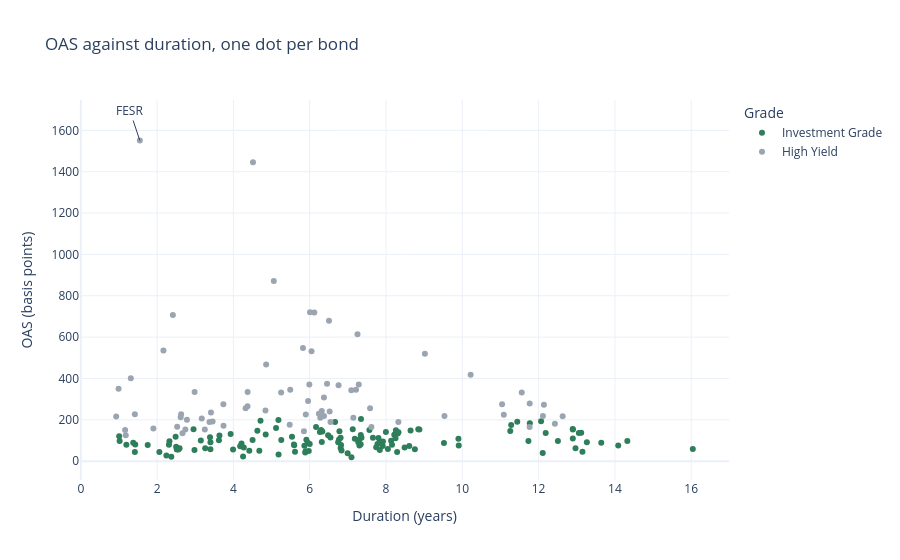

Notebook source saved alongside this figure:
### Markdown cell above
## 12.6 Interactive Charts With plotly

An **interactive chart** answers the mouse: rest on a dot for its values, drag to zoom, double-click to reset, click a legend name to hide it.
GitHub shows none of these, so a still picture sits under each.

### Point at a Bond

Q. Draw OAS against duration so that pointing at a dot names the bond.

### Code cell
# px is plotly.express: one call from a table, as with seaborn; white, in the house greens
import plotly.express as px
px.defaults.template = 'plotly_white'
px.defaults.color_discrete_sequence = ['#2E7D5B', '#9AA5B1']
# color= is plotly's hue=; hover_name= heads the box at a dot, hover_data= adds columns,
# labels= renames
fig = px.scatter(book, x='duration', y='oas', color='grade', hover_name='issuer',
                 hover_data=['ticker', 'rating'], title='OAS against duration, one dot per bond',
                 labels={'duration': 'Duration (years)', 'oas': 'OAS (basis points)',
                         'grade': 'Grade'})
# add_annotation(): a note at a point, in the axes' units; widest is the row with the largest OAS
# there is no ax: title and labels are arguments, and fig.show() draws the figure
widest = book.loc[book['oas'].idxmax()]
fig.add_annotation(x=widest['duration'], y=widest['oas'], text=widest['ticker'])
fig.show()

### Figure 1 — Plotly figure (JSON) as saved in the notebook; plotly's stock layout.template omitted (floating-point values rounded to 4 significant figures; data arrays with more than 128 entries replaced by an {"elided": "..."} marker saying what was removed)
{"data": [{"customdata": {"elided": "128x2 str values"}, "hovertemplate": "<b>%{hovertext}</b><br><br>Grade=Investment Grade<br>Duration (years)=%{x}<br>OAS (basis points)=%{y}<br>ticker=%{customdata[0]}<br>rating=%{customdata[1]}<extra></extra>", "hovertext": ["Bezane Finance", "Bezorin Finance", "Bezorin Finance", "Bezimer Power", "Bruxamyth Brands", "Bruxizal Chemicals", "Clavane Foods", "Clavoquil Bancorp", "Clavoquil Bancorp", "Clavoquil Bancorp", "Clavoquil Bancorp", "Clavebran Software", "Corvoquil Metals", "Corvoquil Metals", "Corvoquil Metals", "Corvovar Health", "Corvulex Logistics", "Corvulex Logistics", "Delverone Pharma", "Delvazor Paper", "Dralundra Brands", "Dralundra Brands", "Dralane Networks", "Dralane Networks", "Dralamyth Finance", "Dralamyth Finance", "Dralizal Rail", "Dralostrin Industrial", "Dralazor Utilities", "Dralazor Utilities", "Elverone Industrial", "Elverone Industrial", "Elverone Industrial", "Elverone Industrial", "Elvizal Retail", "Feskundra Systems", "Feskundra Systems", "Feskamyth Insurance", "Feskamyth Insurance", "Feskebran Foods", "Feskebran Foods", "Galvostrin Resources", "Galvostrin Resources", "Galventor Power", "Galvolvey Resources", "Grovostrin Freight", "Grovostrin Freight", "Grovostrin Freight", "Groventor Bancorp", "Heskundra Retail", "Heskundra Retail", "Heskundra Retail", "Heskorin Aerospace", "Heskentor Resources", "Hulvane Industrial", "Hulvimer Pipeline", "Kezundra Rail", "Kezundra Rail", "Kezundra Rail", "Kezerone Paper", "Keziskan Paper", "Kezazor Logistics", "Krilellix Networks", "Krilellix Networks", "Krilellix Networks", "Lorvamyth Paper", "Lorvellix Energy", "Mulvundra Machinery", "Nevane Machinery", "Nevovar Energy", "Nevulex Health", "Nevulex Health", "Nevulex Health", "Nevulex Health", "Nevulex Health", "Nevulex Health", "Osmere Chemicals", "Ostrevale Telecom", "Plevundra Finance", "Plevundra Finance", "Plevundra Finance", "Plevazor Energy", "Pellwick Paper", "Pellwick Paper", "Pellwick Paper", "Pellwick Paper", "Quelellix Water", "Quelellix Water", "Quorvane Energy", "Quorvane Energy", "Rulvane Aerospace", "Rulvizal Systems", "Rulviskan Pharma", "Rulviskan Pharma", "Rulvazor Utilities", "Skelolvey Industrial", "Skelolvey Industrial", "Sylvazor Power", "Sylvellix Logistics", "Sylvellix Logistics", "Sylvellix Logistics", "Thalostrin Finance", "Thalostrin Finance", "Thalulex Retail", "Thalulex Retail", "Tovovar Water", "Tovolvey Devices", "Tovolvey Devices", "Tarnwick Utilities", "Tromazor Resources", "Vraxorin Bancorp", "Vraxorin Bancorp", "Vraxorin Bancorp", "Vraxentor Retail", "Vraxentor Retail", "Vraxentor Retail", "Vyrovar Medical", "Wyxane Wireless", "Xanane Foods", "Xanane Foods", "Xanamyth Systems", "Xanazor Telecom", "Yarviskan Energy", "Zephizal Medical", "Zephizal Medical", "Zephizal Medical", "Zephiskan Resources", "Zephiskan Resources"], "legendgroup": "Investment Grade", "marker": {"color": "#2E7D5B", "symbol": "circle"}, "mode": "markers", "name": "Investment Grade", "orientation": "v", "showlegend": true, "type": "scatter", "x": [4.627, 7.338, 8.846, 2.588, 12.89, 2.498, 11.77, 2.323, 4.272, 5.912, 7.299, 2.979, 1.426, 3.991, 14.09, 9.906, 8.643, 12.51, 6.81, 12.97, 5.893, 8.049, 4.253, 7.094, 3.386, 8.259, 8.875, 3.26, 5.586, 12.19, 2.954, 3.398, 8.307, 11.44, 3.633, 7.776, 8.609, 6.482, 13.27, 5.183, 5.882, 8.134, 9.519, 12.11, 7.913, 3.397, 5.535, 7.303, 7.997, 4.502, 6.768, 7.357, 6.833, 7.128, 4.679, 12.9, 3.62, 8.216, 13.64, 6.317, 1.373, 7.841, 4.71, 5.18, 6.166, 13.12, 8.157, 7.182, 6.81, 1.005, 3.927, 4.846, 6.267, 6.297, 12.9, 13.05, 6.544, 5.117, 2.243, 2.371, 6.994, 2.485, 1.017, 6.331, 6.779, 8.249, 2.558, 4.416, 6.0, 11.26, 7.344, 2.059, 5.614, 5.975, 7.837, 11.28, 12.06, 8.291, 8.756, 13.15, 16.04, 5.95, 9.898, 7.802, 8.326, 6.746, 5.86, 6.821, 7.336, 6.665, 5.593, 7.274, 8.487, 1.753, 5.254, 11.73, 2.514, 2.31, 1.193, 14.33, 7.657, 4.212, 3.145, 1.416, 7.743, 7.919, 4.177, 7.565], "xaxis": "x", "y": [147, 127, 155, 62, 156, 70, 183, 96, 66, 104, 105, 54, 81, 56, 76, 76, 148, 97, 64, 63, 48, 59, 23, 19, 116, 150, 153, 63, 81, 136, 154, 91, 134, 191, 124, 83, 73, 126, 92, 32, 42, 99, 88, 39, 74, 58, 118, 76, 141, 102, 105, 113, 52, 155, 51, 110, 101, 128, 89, 93, 89, 95, 196, 199, 165, 138, 79, 109, 113, 120, 132, 129, 141, 151, 153, 136, 115, 161, 27, 22, 38, 118, 98, 143, 145, 111, 57, 50, 83, 146, 204, 44, 45, 49, 54, 175, 193, 44, 58, 45, 59, 89, 108, 112, 140, 91, 75, 78, 82, 190, 77, 91, 66, 78, 102, 98, 57, 80, 79, 97, 113, 86, 100, 44, 67, 95, 72, 151], "yaxis": "y"}, {"customdata": {"elided": "72x2 str values"}, "hovertemplate": "<b>%{hovertext}</b><br><br>Grade=High Yield<br>Duration (years)=%{x}<br>OAS (basis points)=%{y}<br>ticker=%{customdata[0]}<br>rating=%{customdata[1]}<extra></extra>", "hovertext": ["Bezamyth Machinery", "Bezoquil Freight", "Bezoquil Freight", "Clavulex Industrial", "Clavolvey Bancorp", "Calderby Retail", "Calderby Retail", "Corvundra Brands", "Corvundra Brands", "Corvundra Brands", "Corvamyth Wireless", "Corvamyth Wireless", "Corvamyth Wireless", "Corvolvey Systems", "Dunmarrow Rail", "Dunmarrow Rail", "Dunmarrow Rail", "Elvundra Foods", "Elvundra Foods", "Elvorin Medical", "Elvorin Medical", "Farvellix Paper", "Farvellix Paper", "Farvellix Paper", "Feskovar Devices", "Feskovar Devices", "Galvellix Paper", "Galvellix Paper", "Galvellix Paper", "Halvering Foods", "Halvering Foods", "Jaximer Networks", "Jaximer Networks", "Lorvane Systems", "Lorvane Systems", "Lorvizal Wireless", "Lorvebran Paper", "Lorvebran Paper", "Morvellix Networks", "Mulvebran Logistics", "Mulvebran Logistics", "Nevostrin Water", "Nevostrin Water", "Praxane Paper", "Praxane Paper", "Praxiskan Finance", "Praxiskan Finance", "Praximer Energy", "Skeliskan Machinery", "Skeliskan Machinery", "Thalundra Aerospace", "Thalundra Aerospace", "Thaloquil Chemicals", "Tovithe Insurance", "Tovellix Bancorp", "Tovellix Bancorp", "Tromithe Medical", "Tromithe Medical", "Vraxizal Telecom", "Vyrerone Metals", "Vyrerone Metals", "Veyrholt Health", "Veyrholt Health", "Vyrebran Wireless", "Vyrebran Wireless", "Vyrellix Telecom", "Wyxundra Energy", "Wyxundra Energy", "Wyximer Wireless", "Wyximer Wireless", "Xanizal Industrial", "Zarizal Industrial"], "legendgroup": "High Yield", "marker": {"color": "#9AA5B1", "symbol": "circle"}, "mode": "markers", "name": "High Yield", "orientation": "v", "showlegend": true, "type": "scatter", "x": [2.165, 3.25, 12.11, 1.416, 4.84, 4.513, 9.019, 2.781, 4.369, 6.373, 6.523, 7.143, 9.532, 11.09, 1.902, 6.277, 11.76, 3.411, 7.285, 5.489, 7.214, 1.161, 3.372, 5.475, 1.546, 7.252, 0.989, 1.31, 6.506, 7.582, 10.22, 3.454, 12.63, 2.983, 4.372, 6.454, 2.665, 6.24, 12.14, 2.617, 8.324, 6.008, 6.12, 5.957, 6.316, 2.412, 5.058, 4.857, 5.25, 5.99, 2.629, 11.04, 11.77, 7.091, 5.848, 5.897, 1.178, 3.17, 2.525, 2.741, 6.544, 0.927, 4.32, 6.375, 7.617, 3.737, 6.047, 11.56, 3.74, 12.43, 5.823, 6.756], "xaxis": "x", "y": [535, 153, 218, 227, 245, 1446, 520, 200, 266, 308, 240, 210, 219, 225, 158, 210, 165, 236, 371, 346, 346, 151, 189, 176, 1551, 614, 350, 401, 679, 256, 418, 192, 217, 334, 334, 374, 135, 229, 273, 212, 189, 720, 719, 291, 243, 707, 871, 468, 332, 371, 227, 275, 279, 343, 145, 226, 125, 207, 166, 153, 189, 216, 256, 218, 165, 275, 532, 332, 171, 181, 547, 367], "yaxis": "y"}], "layout": {"annotations": [{"text": "FESR", "x": 1.546, "y": 1551}], "legend": {"title": {"text": "Grade"}, "tracegroupgap": 0}, "title": {"text": "OAS against duration, one dot per bond"}, "xaxis": {"anchor": "y", "domain": [0.0, 1.0], "title": {"text": "Duration (years)"}}, "yaxis": {"anchor": "x", "domain": [0.0, 1.0], "title": {"text": "OAS (basis points)"}}}}
